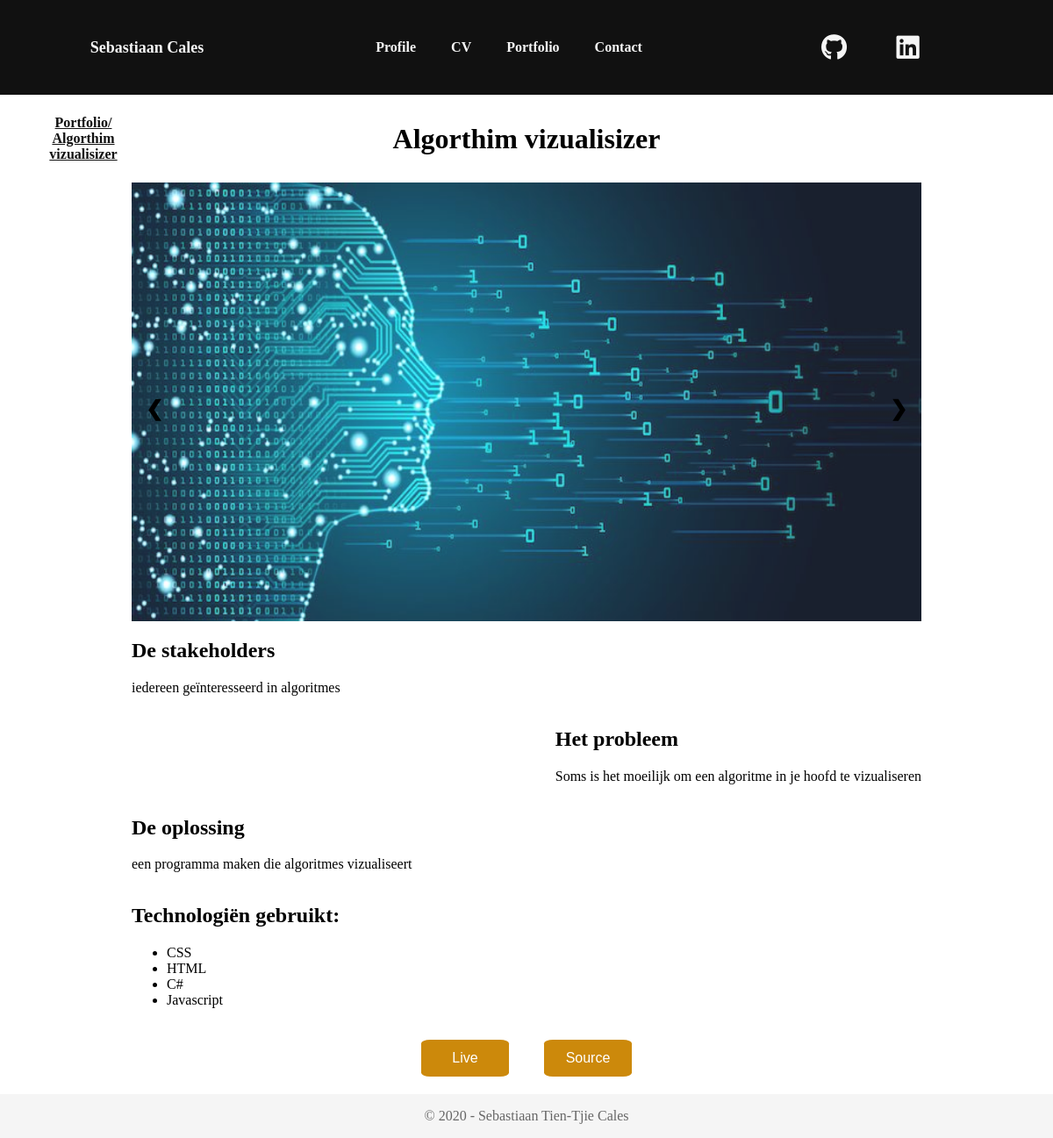
/portfolio/Algorthim vizualisizer, run on the app's committed database.
### portfolio/models.py (models this page shows, shortened)
class Project(models.Model):
	project_id = models.AutoField(primary_key=True)
	project_title = models.CharField(max_length= 50)
	live_link = models.URLField(null=True, blank=True)
	github_link = models.URLField(null=True, blank=True)
	date_start = models.CharField(max_length=100)
	date_end = models.CharField(max_length = 100, null=True)
	profile = models.ForeignKey(Profile, on_delete=models.CASCADE)

class Image(models.Model):
	image = models.ImageField(upload_to = 'pics')
	thumbnail = models.BooleanField()
	profile = models.ForeignKey(Profile, on_delete=models.CASCADE, null=True, blank=True)
	project = models.ForeignKey(Project, on_delete=models.CASCADE, null=True, blank=True)

class Description(models.Model):
	project = models.OneToOneField(
		Project,
		on_delete=models.CASCADE,
		primary_key=True,
	)
	short = models.TextField()
	stakeholders = models.TextField()
	problem = models.TextField()
	solution= models.TextField()

class Tag(models.Model):
	technology = models.CharField(max_length=100)
	project = models.ManyToManyField(Project)
	def __str__(self):
		return self.technology

### portfolio/views.py (the view)
# urls.py: path('portfolio/<project_title>', ProjectDetailView.as_view(), name = "portfolio-project-detail"),
class ProjectDetailView(DetailView):
      model = Project
      template_name = 'portfolio/project_details.html'
      context_object_name = "project"
      slug_field = "project_title"
      slug_url_kwarg = "project_title"
      def get_context_data(self, **kwargs):
          context = super().get_context_data(**kwargs)
          project = get_object_or_404(Project, project_title =self.kwargs.get('project_title'))
          context['images'] = Image.objects.filter(project_id= project.project_id )
          context['document_title'] = project.project_title
          return context

### portfolio/context_processors.py (called while the page is built)
def add_variable_to_context(request):
    return {
        'github': Social.objects.get(social_name='Github'),
        'linkedin': Social.objects.get(social_name='Linkedin'),
    }

### portfolio/templates/portfolio/project_details.html (shortened to what this page needs)
{% extends "portfolio/base.html" %}
{% load static %}
{% block style %}
<link rel="stylesheet" type= "text/css" href="{% static 'portfolio/project_details.css' %}">
{% endblock style %}
{% block content %}
<div class="content_grid">
    <div class ="breadcrumbs">
        <ol>
            <li><a href="{% url 'portfolio-portfolio' %}">Portfolio/</a></li>
            <li><a href="{% url 'portfolio-project-detail' project.project_title %}">{{project.project_title}}</a></li>
        </ol>
    </div>
    <div class="titel">
        <h1>{{project.project_title}}</h1>
    </div>
    <div class="slideshow-row">
            {% for image in images %}
            <div class="mySlides">
                <img src="{{image.image.url}}" alt="">
            </div>
            {% endfor %}
            {% if images.count > 1 %}
            <a class="prev" onclick="plusSlides(-1)">&#10094;</a>
            <a class="next" onclick="plusSlides(1)">&#10095;</a>
            {% endif %}
    </div>
    <div class="stakeholder">
        <h2>De stakeholders</h2>
        <p>{{project.description.stakeholders}}</p>
    </div>
    <div class = "problem">
        <h2>Het probleem</h2>
        <p>{{project.description.problem}}</p>
    </div>
    <div class="solution">
        <h2>De oplossing</h2>
        <p>{{project.description.solution}}</p>
    </div>
    <div class="technologies">
        <h2>Technologiën gebruikt:</h2>
        <ul>
            {% for tag in project.tag_set.all %}
            <li class="tag"> {{tag}} </li>
            {% endfor%}
        </ul>
    </div>
    <div class="projectlinkjes">
        {% if project.live_link != None %}
            <a href="{{project.live_link}}" target="_blank"><button class=" btn">Live</button></a>
        {% endif %}
        {% if project.github_link != None %}
            <a href="{{project.github_link}}" target="_blank"><button class=" btn">Source</button></a>
        {% endif %}
    </div>
</div>
{% endblock content %}

### portfolio/static/portfolio/main.css (style rules this page uses)
.base_grid { min-height: 100vh; margin: 0; display: grid; grid-template-rows: auto 1fr auto; padding: 0; }
button { background-color: #111111; border: none; color: white; padding: 12px 16px; font-size: 16px; cursor: pointer; width: 100px; border-radius: 10%; }
.btn { background-color: rgb(204, 137, 11) !important; }

### portfolio/static/portfolio/project_details.css (style rules this page uses)
.content_grid { display: grid; grid-template-columns: 1fr 6fr 1fr; grid-template-rows: 100px 700px repeat(5, auto); }
.breadcrumbs { grid-column: 1/2; align-self: center; text-align: center; }
.titel { grid-column: 2/3; text-align: center; align-self: center; }
ol { list-style: none; list-style-type: none; }
ol li { display: inline; }
ol li a { text-decoration: underline; color: #111111; font-weight: bold; }
.slideshow-row { grid-column: 2/3; position: relative; }
.mySlides { display: none; width: 100%; height: 100%; }
img { width: 100%; height: 100%; opacity: 0.9; }
.prev, .next { cursor: pointer; position: absolute; top: 50%; width: auto; padding: 16px; margin-top: -22px; color: black; font-weight: bold; font-size: 24px; transition: 0.6s ease; border-radius: 0 3px 3px 0; user-select: none; }
.next { right: 0; border-radius: 3px 0 0 3px; }
.stakeholder { grid-column: 2/3; }
.problem { grid-column: 2/3; justify-self: end; }
.solution { grid-column: 2/3; }
.technologies { grid-column: 2/3; }
.projectlinkjes { grid-column: 2/3; width: 100%; display: flex; justify-self: center; justify-content: center; }
.projectlinkjes button { margin: 20px; }
@media screen and (max-width: 1200px) { .content_grid { grid-template-rows: 100px 500px repeat(5, auto); } }

### data on the page
Project: project_title "Algorthim vizualisizer", description.stakeholders "iedereen geïnteresseerd in algoritmes", description.problem "Soms is het moeilijk om een algoritme in je hoofd te vizualiseren", description.solution "een programma maken die algoritmes vizualiseert"
Image: image (picture)
Tag: technology "CSS"
Tag: technology "HTML"
Tag: technology "C#"
Tag: technology "Javascript"
